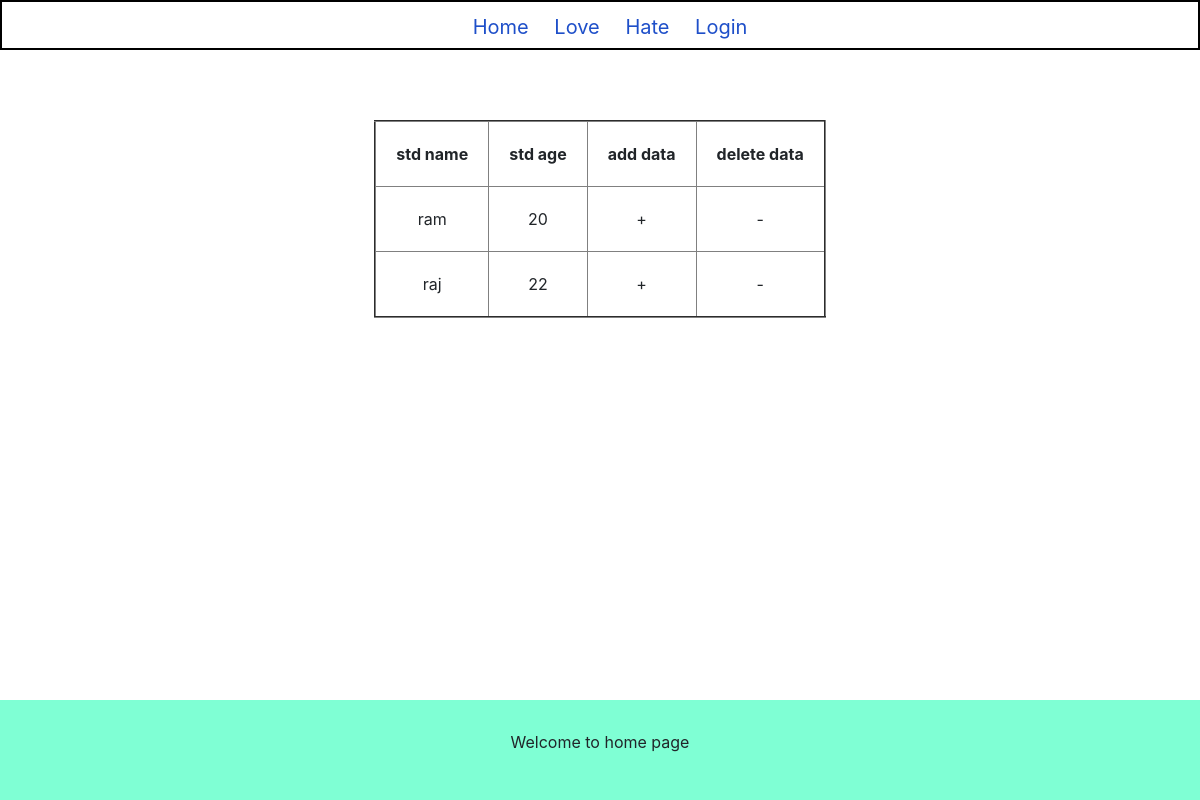
Before: / with the older database file.
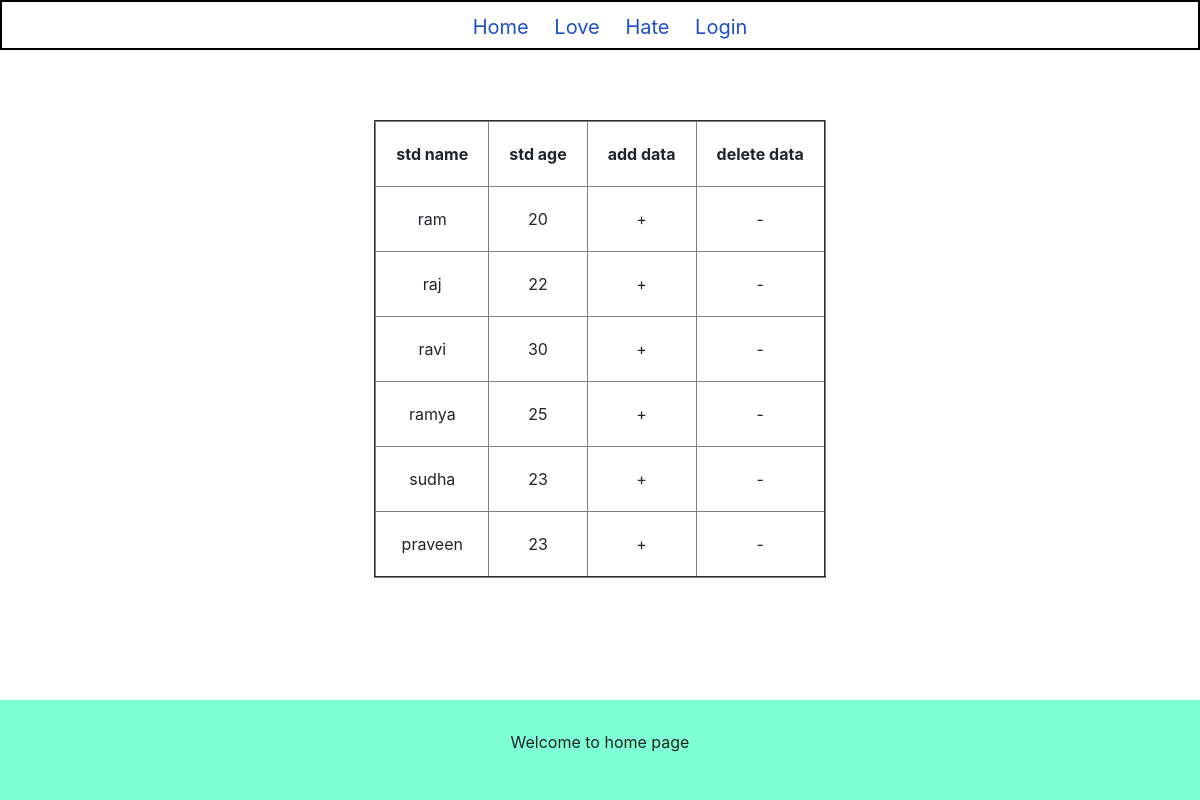
After: the same page with the newer database file.
### admissions/models.py (models this page shows)
class Admission(models.Model):
    std_name=models.CharField(max_length=50)
    std_age=models.IntegerField()
    class Meta:
        verbose_name="Admission"
        verbose_name_plural="Admissions"

### admissions/views.py (the view)
# urls.py: 2. Add a URL to urlpatterns:  path('', views.home, name='home')
def home(request):
    data=Admission.objects.all()
    res= render(request,'index.html',{'data':data})
    return res

### templates/index.html (shortened to what this page needs)
<!DOCTYPE html>
<html lang="en">
<head>
    <link rel="stylesheet" href="https://cdn.jsdelivr.net/npm/bootstrap@4.5.3/dist/css/bootstrap.min.css">
</head>
<body>
    <nav class="nav-bar">
        <a href="{% url 'home' %}">Home</a>
        <a href="{% url 'love' %}">Love</a>
        <a href="{% url 'hate' %}">Hate</a>
        <a href="{% url 'login' %}">Login</a>
    </nav>
    <div>
        {% block content %}
        <table cellpadding="20px" text-allign="center" border="2px solid black" style="margin: 70px auto">
            <thead>
                <tr>
                    <th>std name</th>
                    <th>std age</th>
                    <th>add data</th>
                    <th>delete data</th>
                </tr>
            </thead>
            <tbody>
                {% for rec in data %}
                <tr>
                    <td>{{ rec.std_name }}</td>
                    <td>{{ rec.std_age }}</td>
                    <td>+</td>
                    <td>-</td>
                </tr>
                {% endfor%}
            </tbody>
        </table>
        {% endblock content %}
    </div>
    <div class="footer">
        {% block footer %}
        <p>Welcome to home page</p>
        {% endblock footer %}
    </div>
</body>
</html>

### templates/index.html (style rules this page uses)
.nav-bar { text-align: center; height: 50px; border: 2px solid black; padding-top: 10px; font-size: 20px; background-color: white; }
a { text-decoration: none; color:rgb(30, 79, 201); margin-left: 20px; }
.footer { display: flex; position: absolute; bottom: 0px; height: 100px; width:100%; align-items: center; justify-content: center; background-color: aquamarine; }
tr { text-align: center; }

Changed rows visible on the page:
added Admission: std_name "ravi", std_age "30"
added Admission: std_name "ramya", std_age "25"
added Admission: std_name "sudha", std_age "23"
added Admission: std_name "praveen", std_age "23"
